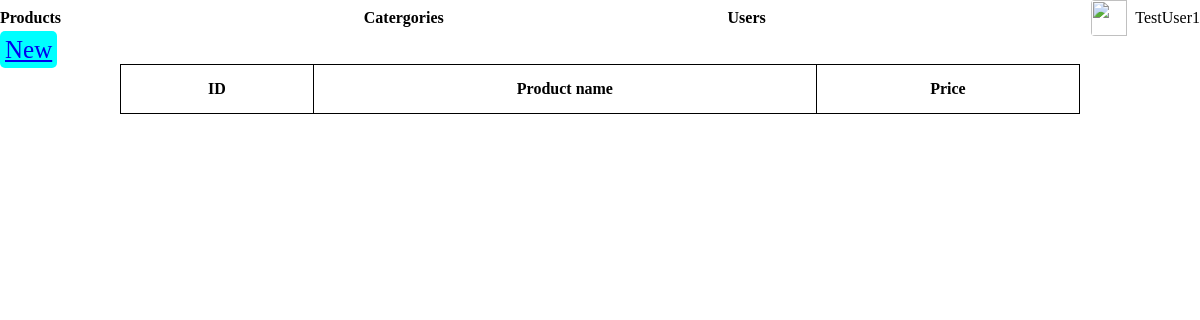
The app's page /productpage, older data.
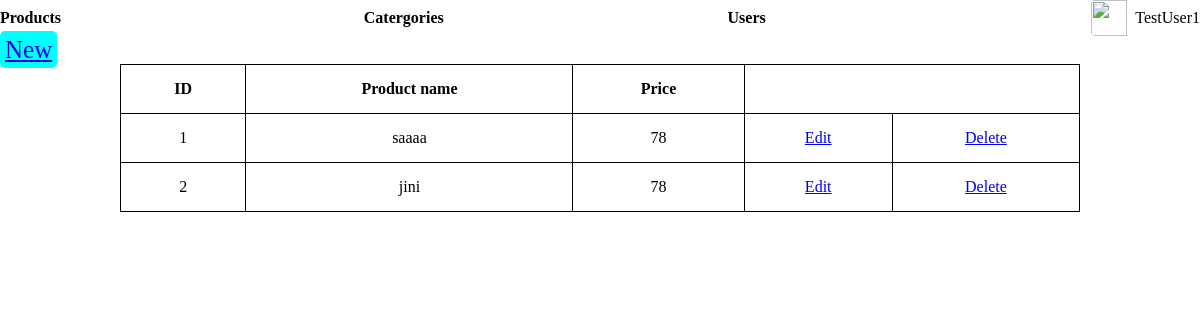
The same page, newer data.
### tables this page shows
CREATE TABLE product(id INTEGER PRIMARY KEY NOT NULL, name TEXT NOT NULL, price NUMBER NOT NULL, categoryID INTERGER, FOREIGN KEY (categoryID) REFERENCES categories(ID));

### app.py (the view)
@app.route("/productpage")
def ProductPage():
    conn = sqlite3.connect('questions.db')
    conn.row_factory=sqlite3.Row
    cursor=conn.cursor()
    cursor.execute("SELECT * FROM product")
    rows=cursor.fetchall()
    print("----------------Rows:", rows)
    return render_template('productpage.html', rows=rows)

### templates/productpage.html (shortened to what this page needs)
<!DOCTYPE html>
<html lang="en">
<head>
    <link rel="stylesheet" href="{{url_for('static', filename='product.css')}}"/>
</head>
<body>
    <nav>
        <a href="/productpage">Products</a>
        <a href="/categories">Catergories</a>
        <a href="/users">Users</a>
        <div class="usertab">
            <img src="https://www.simplilearn.com/ice9/free_resources_article_thumb/what_is_image_Processing.jpg"
            alt=""
            width="24px"
            height="24px">
            <p>TestUser1</p>
        </div>
    </nav>
    <a href="{{url_for('AddProductPage')}}" style="font-size: 25px; background-color: aqua; border-radius: 5px; padding: 5px;">New</a>
    <main>
        <table>
            <tr>
                <th>ID</th>
                <th>Product name</th>
                <th>Price</th>
            </tr>
            {% for row in rows %}
            <tr>
                <td>{{row['id']}}</td>
                <td>{{row['name']}}</td>
                <td>{{row['price']}}</td>
                <td><a href="{{url_for('EditProductPage', id =row['id'])}}">Edit</a></td>
                <td><a href="{{url_for('deleteEntry', id =row['id'])}}">Delete</a></td>
            </tr>
            {% endfor %}
        </table>
    </main>
</body>
</html>

### static/product.css (style rules this page uses)
* { padding: 0; margin: 0; }
nav { display:flex; justify-content: space-around; align-items: center; }
nav a { text-decoration: dashed; color: black; font-weight: bold; width: 100%; }
.usertab { display:flex; align-items: center; }
.usertab img { border-radius: 4px; height: 36px; width: 36px; object-fit: cover; padding-right: 8px; }
table, th, td { border: 1px solid; }
table { width: 80%; align-self: center; border-collapse: collapse; }
th, td { padding: 15px; text-align: center; }
main { justify-content: center; display: flex; }

Row changes from the older to the newer data that the page shows:
added product: id "1", name "saaaa", price "78"
added product: id "2", name "jini", price "78"
